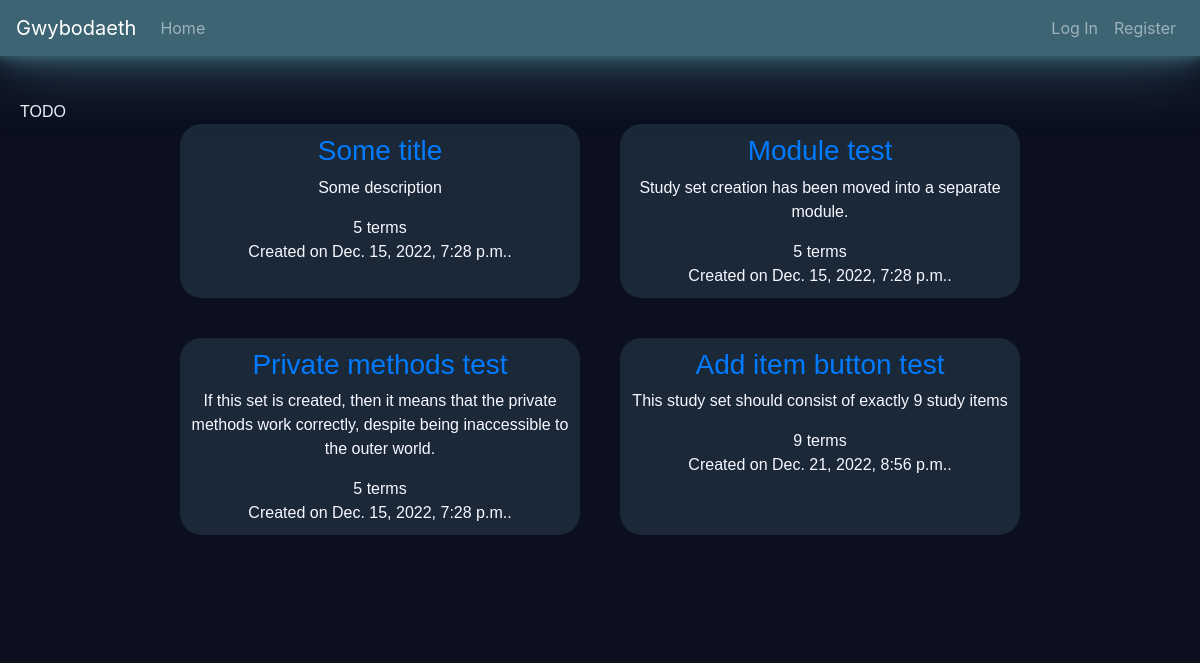
The app's page /kamil/sets, older data.
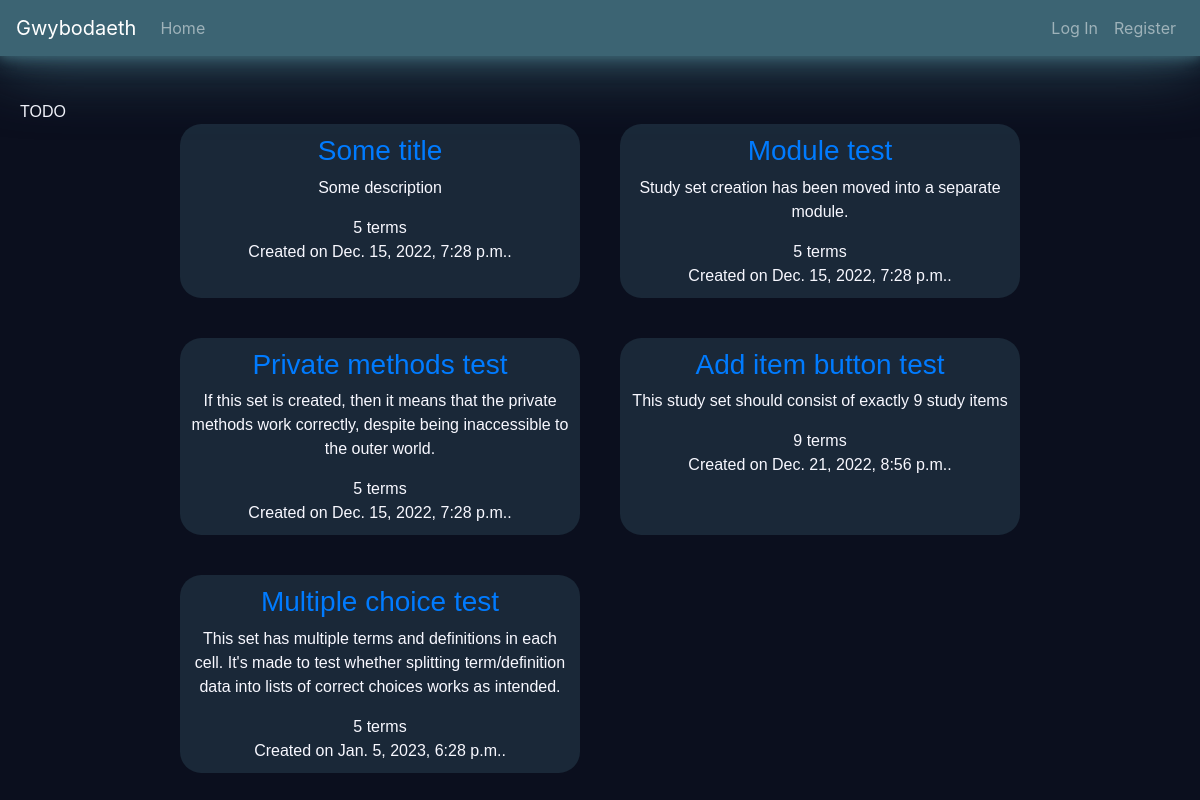
The same page, newer data.
### Gwybodaeth/models.py (models this page shows)
class Study_set(models.Model):
    author      = models.ForeignKey(User, on_delete=models.CASCADE, related_name="study_sets")
    description = models.CharField(max_length=1023)
    title       = models.CharField(max_length=127)
    defs_lang   = models.CharField(max_length=8)
    terms_lang  = models.CharField(max_length=8)
    terms       = models.JSONField()
    timestamp   = models.DateTimeField(auto_now_add=True)
    def terms_count(self):
        return len(self.terms.keys())

### Gwybodaeth/views.py (the view)
# urls.py: path("<str:username>/sets",           views.user_sets,            name="user-sets"      ),
def user_sets(request, username):
    require_method(request, 'GET')
    if not username == request.user.username:
        print("Accessing study sets belonging to another user.\
                This may or may not be allowed (TODO as an optional feature.\
                Type: advanced (to be done AFTER the important parts are done and working))")
    sets = Study_set.objects.filter(author__username=username)
    return render(request, "gwybodaeth/user_sets.html", {
        "sets": sets
    })

### Gwybodaeth/util.py (called while the page is built)
def require_method(request, method, status=400):
    if (type(method) is list) and (not request.method in method):
        return JsonResponse({"error": f"Request method must be one of the following:\
                            {', '.join(method)}."},
                            status=status)
    if not request.method == method:
        return JsonResponse({"error": f"{method} request required"},
                            status=status)

### Gwybodaeth/templates/gwybodaeth/user_sets.html (shortened to what this page needs)
{% extends './layout.html' %}
{% block body %}
  TODO
  <div class="grid-container-2">
    {% for set in sets %}
      <div class="set-item">
        <div class="set-title">
          <h3><a href="{% url 'study-set-view' set.id %}">{{ set.title }}</a></h3>
        </div>
        <div class="set-description">
          <p>{{ set.description}}</p>
        </div>
        <div class="set-terms-counter">
          {{ set.terms_count }} terms
        </div>
        <div class="set-timestamp">
          Created on {{ set.timestamp }}.
        </div>
      </div>
    {% empty %}
      <h3> You haven't created any study sets! </h3>
      <p> Maybe it's time to <a href="{% url 'create-set' %}">create one</a>?
    {% endfor %}
  </div>
{% endblock %}

### Gwybodaeth/templates/gwybodaeth/layout.html (shortened to what this page needs)
{% load static %}
<!DOCTYPE html>
<html lang="en">
    <head>
        <link   rel ="stylesheet"
                href="{% static 'gwybodaeth/styles/styles.css' %}">
    </head>
    <body>
        <nav class="navbar
                    fixed-top
                    navbar-expand-lg
                    navbar-dark
                    bg-lleuad
                    moonlight-stronk">
            <a  class="navbar-brand"
                href="{% url 'index' %}">Gwybodaeth</a>
            <ul class="navbar-nav mr-auto">
                <li class="nav-item">
                    <a  class="nav-link"
                        href="{% url 'index' %}">Home</a>
                </li>
            </ul>
            <ul class="navbar-nav ml-auto">
            {% if user.is_authenticated %}
                {% if user.is_superuser %}
                    <li class="nav-item">
                        <a href="/admin/" class="nav-link">Administration panel</a>
                    </li>
                {% endif %}
                <li class="nav-item">
                    <a class="nav-link" href="">
                        <strong>{{ user.username }}</strong>
                    </a>
                </li>
                <li class="nav-item">
                    <a class="nav-link" href="{% url 'logout' %}">Log Out</a>
                </li>
            {% else %}
                <li class="nav-item">
                    <a class="nav-link" href="{% url 'login' %}">Log In</a>
                </li>
                <li class="nav-item">
                    <a class="nav-link" href="{% url 'register' %}">Register</a>
                </li>
            {% endif %}
            </ul>
        </nav>
        <div class="body">
            {% block body %}
            {% endblock %}
        </div>
    </body>
</html>

Row changes from the older to the newer data that the page shows:
added Study_set: title "Multiple choice test", description "This set has multiple terms and definitions in each cell. It's made to test whether splitting term/definition data into lists of correct choices works as intended.", terms_count "5", timestamp "Jan. 5, 2023, 6:28 p.m."
